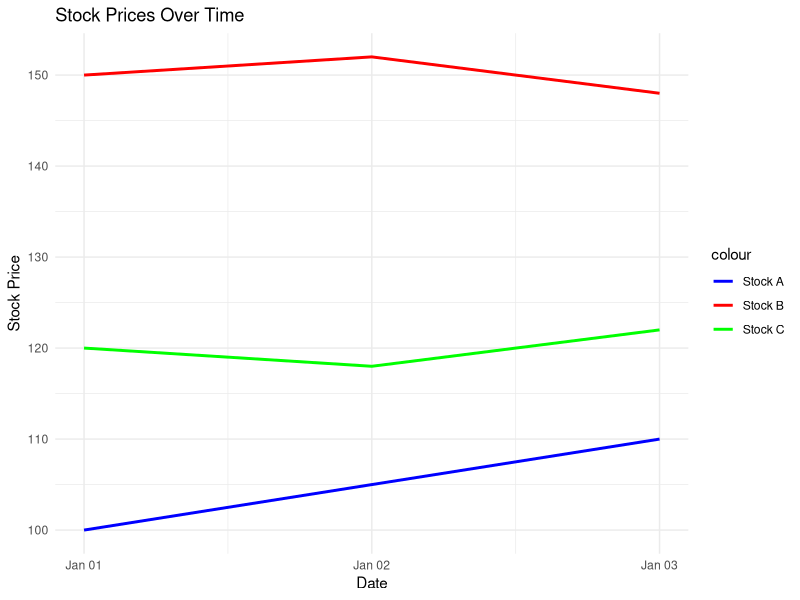

The R source for this figure: (Note: this script raises an error after producing the figure.)

library(ggplot2)
data <- data.frame(
  Date = as.Date(c("2023-01-01", "2023-01-02", "2023-01-03")),
  StockA = c(100, 105, 110),
  StockB = c(150, 152, 148),
  StockC = c(120, 118, 122)
)

# Create a line chart
ggplot(data, aes(x = Date)) +
  geom_line(aes(y = StockA, color = "Stock A"), size = 1) +
  geom_line(aes(y = StockB, color = "Stock B"), size = 1) +
  geom_line(aes(y = StockC, color = "Stock C"), size = 1) +
  labs(title = "Stock Prices Over Time",
       x = "Date",
       y = "Stock Price") +
  scale_color_manual(values = c("Stock A" = "blue", "Stock B" = "red", "Stock C" = "green")) +
  theme_minimal()
#2
barplot(StockA,xlab = "StockA",ylab = "Percentage",col = "pink",main = "Stock Analysis")
#3
library(knitr)
kable(data, format = "html", caption = "Stock Price Data Over Time") %>%
  kable_styling()